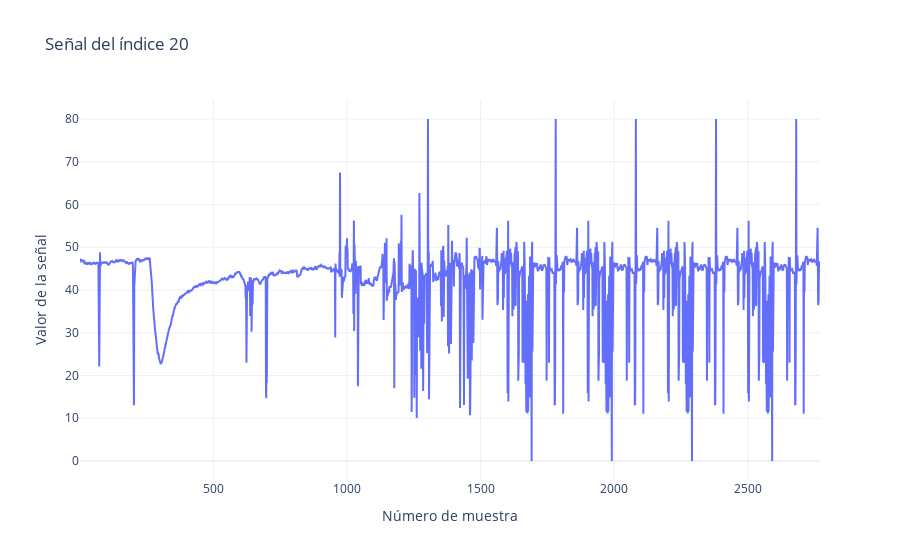

The notebook cell this image was saved under:
### Code cell
plot_signal_by_index(dataset_filled, 20)

### Figure 1 — Plotly figure (JSON) as saved in the notebook; plotly's stock layout.template omitted (floating-point values rounded to 4 significant figures; data arrays with more than 128 entries replaced by an {"elided": "..."} marker saying what was removed)
{"data": [{"hovertemplate": "Muestra: %{x}<br>Valor: %{y:.2f}", "mode": "lines", "name": "Señal de índice 20", "type": "scatter", "x": {"elided": "2770 int values"}, "y": {"elided": "2770 float values"}}], "layout": {"title": {"text": "Señal del índice 20"}, "xaxis": {"title": {"text": "Número de muestra"}}, "yaxis": {"title": {"text": "Valor de la señal"}}}}
